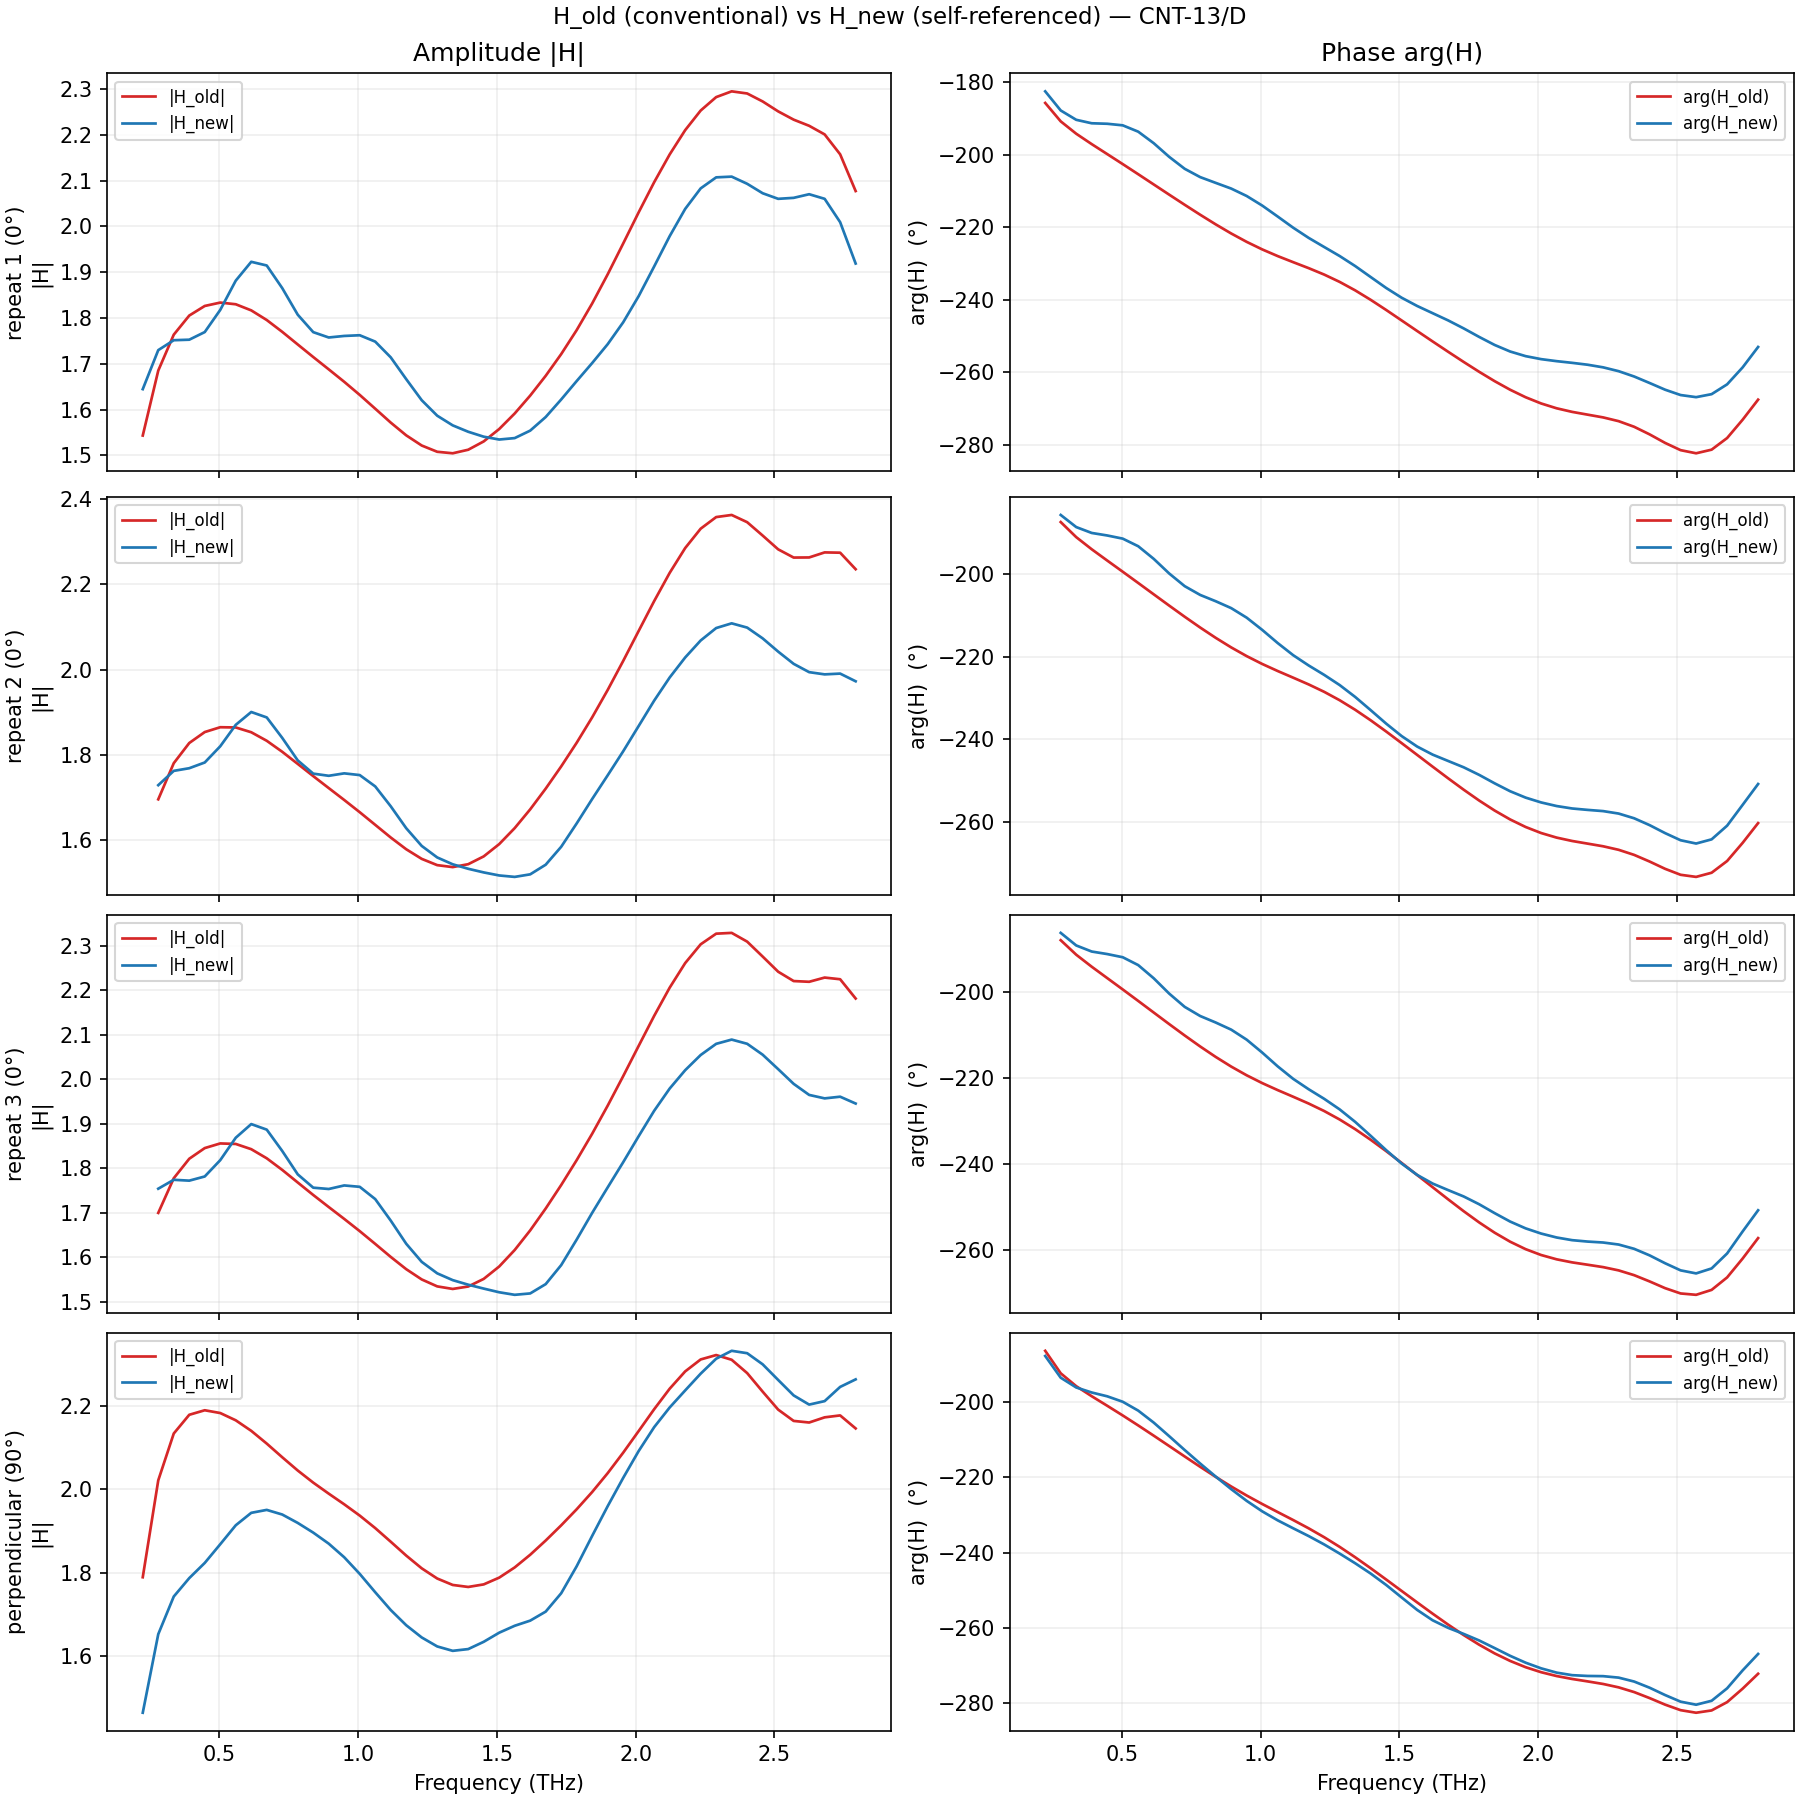

Here is the Python script that generated this plot:
"""Figure C: H_old vs H_new — the fake spectral features removed.

Runs the full phase-2 spectral pipeline on CNT-13/D data twice, with and
without front-pulse self-referencing, and overlays |H| for each sample.
The structured oscillations in H_old (caused by mount drift) that are absent
in H_new are the artefacts the method removes.

Run:
    .venv/Scripts/python.exe reports/group_meeting_window_selfref/fig_H_comparison.py
"""

from __future__ import annotations

import os
import sys

import numpy as np
import matplotlib

matplotlib.use("Agg")
import matplotlib.pyplot as plt

REPO_ROOT = os.path.dirname(os.path.dirname(os.path.dirname(os.path.abspath(__file__))))
sys.path.insert(0, REPO_ROOT)

from dataset_core.dataset import DataSet
from dataset_core.adapters import thz_adapter as thz

OUTPUT_DIR = os.path.dirname(os.path.abspath(__file__))
SECOND_REFLECTION_DIR = (
    r"C:\Users\Samuel\Data\THz\Sam\Analysis\CNT-13\D\segmented\second_reflection"
)

# Friendly labels: filename stem → display label
SAMPLE_LABELS = {
    "sample_a-45": "repeat 1 (0°)",
    "sample_a-45_1": "repeat 2 (0°)",
    "sample_a-45_2": "repeat 3 (0°)",
    "sample_a-45_p_5_0.05": "perpendicular (90°)",
}

SNR_THRESH_DB = 20
PLOT_BAND_THZ = (0.2, 3.0)


def _run_spectral_pipeline(second_dir: str, self_reference: bool) -> DataSet:
    """Run phase-2 pipeline up to transfer_function, return loaded dataset."""
    dataset = DataSet(second_dir)
    dataset.load_all_data(case_insensitive=True)
    thz.subtract_baseline(dataset, show_graph=False)
    dataset.group_files(keywords=["type"])
    thz.global_truncate(dataset)
    thz.window_time(
        dataset,
        config={"window": {"type": "hann", "alpha": 0.2}},
        show_graph=False,
    )
    thz.zero_pad(dataset, config={"pad": {"extend_factor": 3.0}}, show_graph=False)
    thz.fft_spectrum(dataset)
    thz.transfer_function(
        dataset,
        config={
            "transfer": {"apply_snr_mask": True, "self_reference": self_reference},
            "mask": {
                "snr_thresh_db": SNR_THRESH_DB,
                "tail_fraction": 0.25,
                "min_contiguous_bins": 3,
            },
        },
        ref_type="reference",
    )
    return dataset


def _sample_label(filename: str) -> str:
    stem = filename.replace(".acc", "")
    return SAMPLE_LABELS.get(stem, stem)


def main() -> None:
    if not os.path.isdir(SECOND_REFLECTION_DIR):
        print(f"ERROR: directory not found: {SECOND_REFLECTION_DIR}")
        return

    print("Running pipeline — conventional reference (self_reference=False) ...")
    dataset_old = _run_spectral_pipeline(SECOND_REFLECTION_DIR, self_reference=False)
    print("Running pipeline — self-referenced (self_reference=True) ...")
    dataset_new = _run_spectral_pipeline(SECOND_REFLECTION_DIR, self_reference=True)

    # Collect sample filenames
    sample_files = [
        fname for fname, _ in dataset_old.data.items()
        if not dataset_old.data.is_reference(fname)
    ]

    n_samples = len(sample_files)
    fig, axes = plt.subplots(
        n_samples, 2, figsize=(12, 3 * n_samples), sharex=True, layout="constrained"
    )
    if n_samples == 1:
        axes = axes[np.newaxis, :]

    fig.suptitle(
        "H_old (conventional) vs H_new (self-referenced) — CNT-13/D",
        fontsize=11,
    )

    print(f"\n  {'Label':<35} | |H_old| mean | |H_new| mean | rms change")
    print(f"  {'-'*35}-+-{'-'*12}-+-{'-'*12}-+-{'-'*10}")

    for row_index, filename in enumerate(sorted(sample_files)):
        label = _sample_label(filename)
        proc_old = dataset_old.data[filename].processing_dict
        proc_new = dataset_new.data[filename].processing_dict

        freq_thz = proc_old["fft_freq"] * 1e-12
        H_old = proc_old["transfer_H"]
        H_new = proc_new["transfer_H"]
        mask_old = proc_old["transfer_mask"]
        mask_new = proc_new["transfer_mask"]
        mask_common = mask_old & mask_new & (freq_thz >= PLOT_BAND_THZ[0]) & (freq_thz <= PLOT_BAND_THZ[1])

        ax_left = axes[row_index, 0]
        ax_right = axes[row_index, 1]

        ax_left.plot(freq_thz[mask_common], np.abs(H_old[mask_common]), lw=1.3, color="tab:red", label="|H_old|")
        ax_left.plot(freq_thz[mask_common], np.abs(H_new[mask_common]), lw=1.3, color="tab:blue", label="|H_new|")
        ax_left.set_ylabel(f"{label}\n|H|")
        ax_left.legend(fontsize=8)
        ax_left.grid(True, alpha=0.2)

        # Phase comparison
        ph_old = np.unwrap(np.angle(H_old))
        ph_new = np.unwrap(np.angle(H_new))
        ax_right.plot(freq_thz[mask_common], np.degrees(ph_old[mask_common]), lw=1.3, color="tab:red", label="arg(H_old)")
        ax_right.plot(freq_thz[mask_common], np.degrees(ph_new[mask_common]), lw=1.3, color="tab:blue", label="arg(H_new)")
        ax_right.set_ylabel("arg(H)  (°)")
        ax_right.legend(fontsize=8)
        ax_right.grid(True, alpha=0.2)

        H_old_band = H_old[mask_common]
        H_new_band = H_new[mask_common]
        rms_change = float(np.sqrt(np.mean(np.abs(H_new_band - H_old_band) ** 2)))
        print(
            f"  {label:<35} | {np.mean(np.abs(H_old_band)):>12.3f} | "
            f"{np.mean(np.abs(H_new_band)):>12.3f} | {rms_change:>10.4f}"
        )

    for ax in axes[-1, :]:
        ax.set_xlabel("Frequency (THz)")
    if n_samples > 0:
        axes[0, 0].set_title("Amplitude |H|")
        axes[0, 1].set_title("Phase arg(H)")

    out_path = os.path.join(OUTPUT_DIR, "fig_H_comparison.png")
    fig.savefig(out_path, dpi=150)
    print(f"\nWrote {out_path}")


if __name__ == "__main__":
    main()
